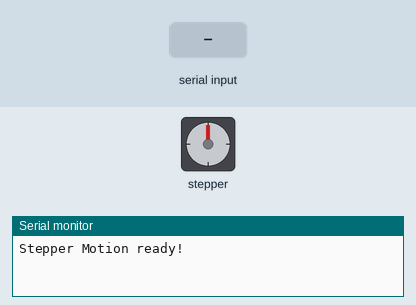
Simulated run of this sketch. Board: Arduino Uno, built with avr-gcc and run on an emulated ATmega328P. Shown: stepper motor, the last lines printed to the serial monitor. Inputs (shaded band) come from the test bench. Stepper angles assume 200 steps per turn.

Above: at 1.2 s.
1.3 s: "90,45\n" received over Serial
At 7.8 s:
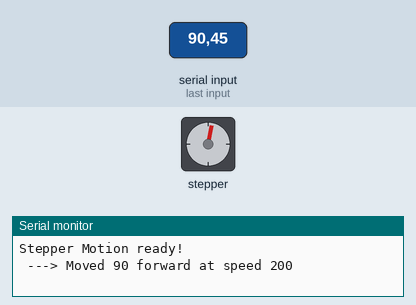
At 14.55 s:
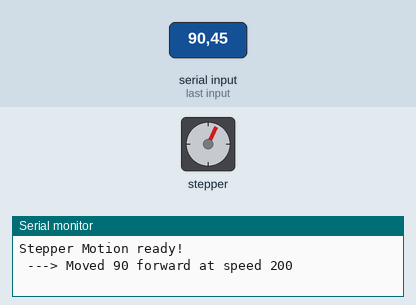
Timing chart, 0 to 14.8 s (numbered marks = the images above; inputs shaded):
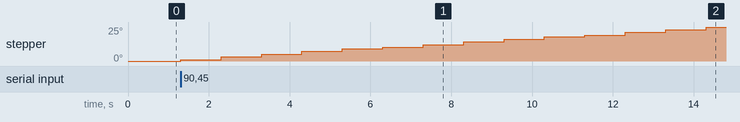

The sketch:

AdaFruit_StepperTest_v2.ino
```cpp
/*
  This is a test sketch for the Adafruit assembled Motor Shield for Arduino v2
  It won't work with v1.x motor shields! Only for the v2's with built in PWM
  control

  For use with the Adafruit Motor Shield v2
  ---->	http://www.adafruit.com/products/1438

*/

#include <AccelStepper.h>
#include <Wire.h>
#include <Adafruit_MotorShield.h>
#include "utility/Adafruit_PWMServoDriver.h"

// Create the motor shield object with the default I2C address
Adafruit_MotorShield AFMS = Adafruit_MotorShield();
// Or, create it with a different I2C address (say for stacking)
// Adafruit_MotorShield AFMS = Adafruit_MotorShield(0x61);

// Connect a stepper motor with 200 steps per revolution (1.8 degree)
// to motor port #2 (M3 and M4)
Adafruit_StepperMotor *myStepper = AFMS.getStepper(200, 1);

int spd = 200;    // The current speed in steps/second

// you can change these to SINGLE or INTERLEAVE or MICROSTEP!
void forwardstep1() {
  myStepper->onestep(FORWARD, DOUBLE);
}
void backwardstep1() {
  myStepper->onestep(BACKWARD, DOUBLE);
}

AccelStepper stepper(forwardstep1, backwardstep1); // use functions to step

void setup() {
  Serial.begin(9600);           // set up Serial library at 9600 bps
  Serial.flush();
  Serial.println("Stepper Motion ready!");
  AFMS.begin();  // create with the default frequency 1.6KHz
  // myMotor->setSpeed(spd);
  stepper.setSpeed(spd);
  stepper.setAcceleration(600);
}

void loop() {
  if (Serial.available())
  {
    int steps = Serial.parseInt();
    // Send response that Arduino received command
    Serial.print(" ---> Moved ");
    Serial.print(steps);
    Serial.print(" forward at speed ");
    Serial.println(spd);

    if (steps < 0) {
      //steps = abs(steps);
      // myMotor->step(steps, BACKWARD, DOUBLE);
      stepper.moveTo(steps);
      while (stepper.distanceToGo() != 0)
      {
        stepper.run();
      }
      //stepper.stop(); // Stop as fast as possible: sets new target
      //stepper.runToPosition();
      //myMotor->step(steps, BACKWARD, MICROSTEP);
      // myMotor->step(steps, BACKWARD, INTERLEAVE);
      //myMotor->step(steps, BACKWARD, SINGLE);
    }
    else
    {
      // myMotor->step(steps, FORWARD, DOUBLE);
      stepper.moveTo(steps);
      while (stepper.distanceToGo() != 0) // Full speed up to 300
      {
        //Serial.println(stepper.currentPosition());
        stepper.run();
      }
      //stepper.stop(); // Stop as fast as possible: sets new target
      //stepper.runToPosition();
      // myMotor->step(steps, FORWARD, MICROSTEP);
      // myMotor->step(steps, FORWARD, INTERLEAVE);
      //myMotor->step(steps, FORWARD, SINGLE);
    }

    // myMotor->setSpeed(spd);
    myStepper->release();
  }
}
```
